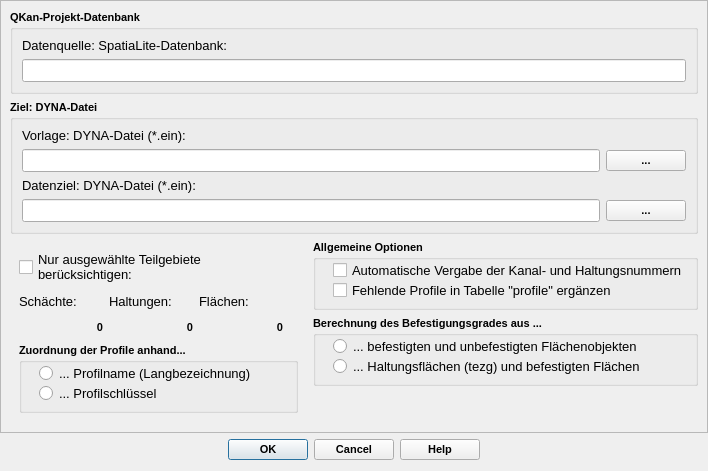
<?xml version="1.0" encoding="UTF-8"?>
<ui version="4.0">
 <class>ExportToKPDialogBase</class>
 <widget class="QDialog" name="ExportToKPDialogBase">
  <property name="geometry">
   <rect>
    <x>0</x>
    <y>0</y>
    <width>708</width>
    <height>471</height>
   </rect>
  </property>
  <property name="minimumSize">
   <size>
    <width>280</width>
    <height>150</height>
   </size>
  </property>
  <property name="font">
   <font>
    <family>Tahoma</family>
   </font>
  </property>
  <property name="windowTitle">
   <string>Export in eine DYNA-Datei</string>
  </property>
  <property name="toolTip">
   <string>Export der aktuell geladenen Kanaldaten in eine DYNA-Datei</string>
  </property>
  <layout class="QVBoxLayout" name="verticalLayout_5">
   <property name="leftMargin">
    <number>0</number>
   </property>
   <property name="topMargin">
    <number>0</number>
   </property>
   <property name="rightMargin">
    <number>0</number>
   </property>
   <item>
    <widget class="QScrollArea" name="scrollArea">
     <property name="widgetResizable">
      <bool>true</bool>
     </property>
     <widget class="QWidget" name="scrollAreaWidgetContents">
      <property name="geometry">
       <rect>
        <x>0</x>
        <y>0</y>
        <width>703</width>
        <height>434</height>
       </rect>
      </property>
      <layout class="QVBoxLayout" name="verticalLayout_6">
       <item>
        <widget class="QGroupBox" name="groupBox">
         <property name="font">
          <font>
           <family>Tahoma</family>
           <pointsize>8</pointsize>
           <weight>75</weight>
           <bold>true</bold>
          </font>
         </property>
         <property name="toolTip">
          <string comment="Pfad der Zieldatenbank"/>
         </property>
         <property name="title">
          <string>QKan-Projekt-Datenbank</string>
         </property>
         <property name="flat">
          <bool>false</bool>
         </property>
         <property name="checkable">
          <bool>false</bool>
         </property>
         <layout class="QVBoxLayout" name="verticalLayout_3">
          <item>
           <widget class="QLabel" name="label_4">
            <property name="font">
             <font>
              <family>Tahoma</family>
              <pointsize>10</pointsize>
              <weight>50</weight>
              <bold>false</bold>
             </font>
            </property>
            <property name="text">
             <string>Datenquelle: SpatiaLite-Datenbank:</string>
            </property>
            <property name="alignment">
             <set>Qt::AlignLeading|Qt::AlignLeft|Qt::AlignVCenter</set>
            </property>
           </widget>
          </item>
          <item>
           <widget class="QLineEdit" name="tf_qkanDB">
            <property name="enabled">
             <bool>true</bool>
            </property>
            <property name="font">
             <font>
              <family>Tahoma</family>
              <pointsize>10</pointsize>
              <weight>50</weight>
              <bold>false</bold>
             </font>
            </property>
            <property name="toolTip">
             <string>&lt;html&gt;&lt;head/&gt;&lt;body&gt;&lt;p&gt;Quelldatenbank mit Kanaldaten. Hier wird automatisch das aktuelle geladene Projekt eingetragen. Zum Ändern neue SpatiaLite-Datenbank auswählen...&lt;/p&gt;&lt;/body&gt;&lt;/html&gt;</string>
            </property>
            <property name="statusTip">
             <string>Quelldatenbank mit Kanaldaten. Hier wird automatisch das aktuelle geladene Projekt eingetragen. Zum Ändern neue SpatiaLite-Datenbank auswählen...</string>
            </property>
            <property name="alignment">
             <set>Qt::AlignRight|Qt::AlignTrailing|Qt::AlignVCenter</set>
            </property>
            <property name="readOnly">
             <bool>true</bool>
            </property>
           </widget>
          </item>
         </layout>
        </widget>
       </item>
       <item>
        <widget class="QGroupBox" name="groupBox_3">
         <property name="font">
          <font>
           <family>Tahoma</family>
           <pointsize>8</pointsize>
           <weight>75</weight>
           <bold>true</bold>
          </font>
         </property>
         <property name="toolTip">
          <string comment="Pfad der Zieldatenbank"/>
         </property>
         <property name="title">
          <string>Ziel: DYNA-Datei</string>
         </property>
         <property name="flat">
          <bool>false</bool>
         </property>
         <property name="checkable">
          <bool>false</bool>
         </property>
         <layout class="QVBoxLayout" name="verticalLayout_4">
          <item>
           <widget class="QLabel" name="label_5">
            <property name="font">
             <font>
              <family>Tahoma</family>
              <pointsize>10</pointsize>
              <weight>50</weight>
              <bold>false</bold>
             </font>
            </property>
            <property name="text">
             <string>Vorlage: DYNA-Datei (*.ein):</string>
            </property>
            <property name="alignment">
             <set>Qt::AlignLeading|Qt::AlignLeft|Qt::AlignVCenter</set>
            </property>
           </widget>
          </item>
          <item>
           <layout class="QHBoxLayout" name="horizontalLayout_3">
            <item>
             <widget class="QLineEdit" name="tf_KP_template">
              <property name="font">
               <font>
                <family>Tahoma</family>
                <pointsize>10</pointsize>
                <weight>50</weight>
                <bold>false</bold>
               </font>
              </property>
              <property name="toolTip">
               <string>&lt;html&gt;&lt;head/&gt;&lt;body&gt;&lt;p&gt;Vorlagedatei für DYNA-Export, kann schon Daten enthalten&lt;/p&gt;&lt;/body&gt;&lt;/html&gt;</string>
              </property>
              <property name="statusTip">
               <string>Vorlagedatei für DYNA-Export, kann schon Daten enthalten</string>
              </property>
              <property name="alignment">
               <set>Qt::AlignRight|Qt::AlignTrailing|Qt::AlignVCenter</set>
              </property>
             </widget>
            </item>
            <item>
             <widget class="QPushButton" name="pb_select_KP_template">
              <property name="toolTip">
               <string>&lt;html&gt;&lt;head/&gt;&lt;body&gt;&lt;p&gt;DYNA-Datei mit vorbereiteten Daten als Vorlage auswählen ...&lt;/p&gt;&lt;/body&gt;&lt;/html&gt;</string>
              </property>
              <property name="statusTip">
               <string>DYNA-Datei mit vorbereiteten Daten als Vorlage auswählen ...</string>
              </property>
              <property name="text">
               <string>...</string>
              </property>
             </widget>
            </item>
           </layout>
          </item>
          <item>
           <widget class="QLabel" name="label_2">
            <property name="font">
             <font>
              <family>Tahoma</family>
              <pointsize>10</pointsize>
              <weight>50</weight>
              <bold>false</bold>
             </font>
            </property>
            <property name="text">
             <string>Datenziel: DYNA-Datei (*.ein):</string>
            </property>
            <property name="alignment">
             <set>Qt::AlignLeading|Qt::AlignLeft|Qt::AlignVCenter</set>
            </property>
           </widget>
          </item>
          <item>
           <layout class="QHBoxLayout" name="horizontalLayout_4">
            <item>
             <widget class="QLineEdit" name="tf_KP_dest">
              <property name="font">
               <font>
                <family>Tahoma</family>
                <pointsize>10</pointsize>
                <weight>50</weight>
                <bold>false</bold>
               </font>
              </property>
              <property name="toolTip">
               <string>&lt;html&gt;&lt;head/&gt;&lt;body&gt;&lt;p&gt;Zieldatei mit Kanaldaten für DYNA&lt;/p&gt;&lt;/body&gt;&lt;/html&gt;</string>
              </property>
              <property name="statusTip">
               <string>Zieldatei mit Kanaldaten für DYNA</string>
              </property>
              <property name="alignment">
               <set>Qt::AlignRight|Qt::AlignTrailing|Qt::AlignVCenter</set>
              </property>
             </widget>
            </item>
            <item>
             <widget class="QPushButton" name="pb_select_KP_dest">
              <property name="toolTip">
               <string>&lt;html&gt;&lt;head/&gt;&lt;body&gt;&lt;p&gt;DYNA-Zieldatei angeben ...&lt;/p&gt;&lt;/body&gt;&lt;/html&gt;</string>
              </property>
              <property name="statusTip">
               <string>DYNA-Zieldatei angeben ...</string>
              </property>
              <property name="text">
               <string>...</string>
              </property>
             </widget>
            </item>
           </layout>
          </item>
         </layout>
        </widget>
       </item>
       <item>
        <layout class="QHBoxLayout" name="horizontalLayout_5">
         <item>
          <layout class="QVBoxLayout" name="verticalLayout">
           <property name="leftMargin">
            <number>9</number>
           </property>
           <property name="topMargin">
            <number>9</number>
           </property>
           <property name="rightMargin">
            <number>9</number>
           </property>
           <property name="bottomMargin">
            <number>9</number>
           </property>
           <item>
            <widget class="QCheckBox" name="cb_selectedTgbs">
             <property name="font">
              <font>
               <family>Tahoma</family>
               <pointsize>10</pointsize>
               <weight>50</weight>
               <bold>false</bold>
              </font>
             </property>
             <property name="text">
              <string>Nur ausgewählte Teilgebiete
berücksichtigen:</string>
             </property>
            </widget>
           </item>
           <item>
            <layout class="QHBoxLayout" name="horizontalLayout_2">
             <item>
              <widget class="QLabel" name="label_32">
               <property name="minimumSize">
                <size>
                 <width>84</width>
                 <height>0</height>
                </size>
               </property>
               <property name="font">
                <font>
                 <family>Tahoma</family>
                 <pointsize>10</pointsize>
                 <weight>50</weight>
                 <bold>false</bold>
                </font>
               </property>
               <property name="text">
                <string>Schächte:</string>
               </property>
              </widget>
             </item>
             <item>
              <widget class="QLabel" name="label_11">
               <property name="minimumSize">
                <size>
                 <width>84</width>
                 <height>0</height>
                </size>
               </property>
               <property name="font">
                <font>
                 <family>Tahoma</family>
                 <pointsize>10</pointsize>
                 <weight>50</weight>
                 <bold>false</bold>
                </font>
               </property>
               <property name="text">
                <string>Haltungen:</string>
               </property>
              </widget>
             </item>
             <item>
              <widget class="QLabel" name="label_10">
               <property name="minimumSize">
                <size>
                 <width>84</width>
                 <height>0</height>
                </size>
               </property>
               <property name="font">
                <font>
                 <family>Tahoma</family>
                 <pointsize>10</pointsize>
                 <weight>50</weight>
                 <bold>false</bold>
                </font>
               </property>
               <property name="text">
                <string>Flächen:</string>
               </property>
              </widget>
             </item>
             <item>
              <spacer name="horizontalSpacer">
               <property name="orientation">
                <enum>Qt::Horizontal</enum>
               </property>
               <property name="sizeHint" stdset="0">
                <size>
                 <width>40</width>
                 <height>20</height>
                </size>
               </property>
              </spacer>
             </item>
            </layout>
           </item>
           <item>
            <layout class="QHBoxLayout" name="horizontalLayout">
             <item>
              <widget class="QLabel" name="lf_anzahl_schaechte">
               <property name="minimumSize">
                <size>
                 <width>84</width>
                 <height>0</height>
                </size>
               </property>
               <property name="font">
                <font>
                 <family>Tahoma</family>
                 <pointsize>8</pointsize>
                 <weight>75</weight>
                 <bold>true</bold>
                </font>
               </property>
               <property name="frameShape">
                <enum>QFrame::NoFrame</enum>
               </property>
               <property name="text">
                <string>0</string>
               </property>
               <property name="alignment">
                <set>Qt::AlignRight|Qt::AlignTrailing|Qt::AlignVCenter</set>
               </property>
              </widget>
             </item>
             <item>
              <widget class="QLabel" name="lf_anzahl_haltungen">
               <property name="minimumSize">
                <size>
                 <width>84</width>
                 <height>0</height>
                </size>
               </property>
               <property name="font">
                <font>
                 <family>Tahoma</family>
                 <pointsize>8</pointsize>
                 <weight>75</weight>
                 <bold>true</bold>
                </font>
               </property>
               <property name="frameShape">
                <enum>QFrame::NoFrame</enum>
               </property>
               <property name="text">
                <string>0</string>
               </property>
               <property name="alignment">
                <set>Qt::AlignRight|Qt::AlignTrailing|Qt::AlignVCenter</set>
               </property>
              </widget>
             </item>
             <item>
              <widget class="QLabel" name="lf_anzahl_flaechen">
               <property name="minimumSize">
                <size>
                 <width>84</width>
                 <height>0</height>
                </size>
               </property>
               <property name="font">
                <font>
                 <family>Tahoma</family>
                 <pointsize>8</pointsize>
                 <weight>75</weight>
                 <bold>true</bold>
                </font>
               </property>
               <property name="frameShape">
                <enum>QFrame::NoFrame</enum>
               </property>
               <property name="text">
                <string>0</string>
               </property>
               <property name="alignment">
                <set>Qt::AlignRight|Qt::AlignTrailing|Qt::AlignVCenter</set>
               </property>
              </widget>
             </item>
             <item>
              <spacer name="horizontalSpacer_2">
               <property name="orientation">
                <enum>Qt::Horizontal</enum>
               </property>
               <property name="sizeHint" stdset="0">
                <size>
                 <width>40</width>
                 <height>20</height>
                </size>
               </property>
              </spacer>
             </item>
            </layout>
           </item>
           <item>
            <widget class="QGroupBox" name="groupBox_6">
             <property name="minimumSize">
              <size>
               <width>0</width>
               <height>70</height>
              </size>
             </property>
             <property name="maximumSize">
              <size>
               <width>16777215</width>
               <height>70</height>
              </size>
             </property>
             <property name="font">
              <font>
               <family>Tahoma</family>
               <pointsize>8</pointsize>
               <weight>75</weight>
               <bold>true</bold>
              </font>
             </property>
             <property name="title">
              <string>Zuordnung der Profile anhand...</string>
             </property>
             <widget class="QRadioButton" name="rb_profnam">
              <property name="geometry">
               <rect>
                <x>20</x>
                <y>20</y>
                <width>281</width>
                <height>21</height>
               </rect>
              </property>
              <property name="font">
               <font>
                <family>Tahoma</family>
                <pointsize>10</pointsize>
                <weight>50</weight>
                <bold>false</bold>
               </font>
              </property>
              <property name="toolTip">
               <string>&lt;html&gt;&lt;head/&gt;&lt;body&gt;&lt;p&gt;Das Querprofil aus der QKan-Tabelle &amp;quot;haltungen&amp;quot; wird anhand des Profilnamens zu den in der DYNA-Vorlagedatei definierten Profilen zugeordnet&lt;/p&gt;&lt;/body&gt;&lt;/html&gt;</string>
              </property>
              <property name="statusTip">
               <string>Das Querprofil aus der QKan-Tabelle &quot;haltungen&quot; wird anhand des Profilnamens zu den in der DYNA-Vorlagedatei definierten Profilen zugeordnet</string>
              </property>
              <property name="text">
               <string>... Profilname (Langbezeichnung)</string>
              </property>
             </widget>
             <widget class="QRadioButton" name="rb_profkey">
              <property name="geometry">
               <rect>
                <x>20</x>
                <y>40</y>
                <width>281</width>
                <height>21</height>
               </rect>
              </property>
              <property name="font">
               <font>
                <family>Tahoma</family>
                <pointsize>10</pointsize>
                <weight>50</weight>
                <bold>false</bold>
               </font>
              </property>
              <property name="toolTip">
               <string>&lt;html&gt;&lt;head/&gt;&lt;body&gt;&lt;p&gt;Das Querprofil aus der QKan-Tabelle &amp;quot;haltungen&amp;quot; wird anhand der Profilnummer zu den in der DYNA-Vorlagedatei definierten Profilen zugeordnet&lt;/p&gt;&lt;/body&gt;&lt;/html&gt;</string>
              </property>
              <property name="statusTip">
               <string>Das Querprofil aus der QKan-Tabelle &quot;haltungen&quot; wird anhand der Profilnummer zu den in der DYNA-Vorlagedatei definierten Profilen zugeordnet</string>
              </property>
              <property name="text">
               <string>... Profilschlüssel</string>
              </property>
             </widget>
            </widget>
           </item>
           <item>
            <spacer name="verticalSpacer">
             <property name="orientation">
              <enum>Qt::Vertical</enum>
             </property>
             <property name="sizeHint" stdset="0">
              <size>
               <width>20</width>
               <height>40</height>
              </size>
             </property>
            </spacer>
           </item>
          </layout>
         </item>
         <item>
          <layout class="QVBoxLayout" name="verticalLayout_2">
           <item>
            <widget class="QGroupBox" name="groupBox_5">
             <property name="minimumSize">
              <size>
               <width>385</width>
               <height>70</height>
              </size>
             </property>
             <property name="maximumSize">
              <size>
               <width>16777215</width>
               <height>70</height>
              </size>
             </property>
             <property name="font">
              <font>
               <family>Tahoma</family>
               <pointsize>8</pointsize>
               <weight>75</weight>
               <bold>true</bold>
              </font>
             </property>
             <property name="title">
              <string>Allgemeine Optionen</string>
             </property>
             <widget class="QCheckBox" name="cb_profile_ergaenzen">
              <property name="geometry">
               <rect>
                <x>20</x>
                <y>40</y>
                <width>291</width>
                <height>21</height>
               </rect>
              </property>
              <property name="font">
               <font>
                <family>Tahoma</family>
                <pointsize>10</pointsize>
                <weight>50</weight>
                <bold>false</bold>
               </font>
              </property>
              <property name="toolTip">
               <string>&lt;html&gt;&lt;head/&gt;&lt;body&gt;&lt;p&gt;1. Falls in den Tabellen &amp;quot;flaechen&amp;quot; und &amp;quot;einleitsw&amp;quot; leere oder doppelte Namen (flnam bzw. elnam) vorkommen, werden diese mit &amp;quot;f_nnnn&amp;quot; bzw. &amp;quot;e_nnnn&amp;quot; überschrieben. &lt;/p&gt;&lt;/body&gt;&lt;/html&gt;</string>
              </property>
              <property name="statusTip">
               <string>Automatische Korrektur von Namensfehlern in den Tabellen &quot;flaechen&quot; und &quot;einleitsw&quot;</string>
              </property>
              <property name="text">
               <string>Fehlende Profile in Tabelle &quot;profile&quot; ergänzen</string>
              </property>
             </widget>
             <widget class="QCheckBox" name="cb_autonummerierung_dyna">
              <property name="geometry">
               <rect>
                <x>20</x>
                <y>20</y>
                <width>351</width>
                <height>21</height>
               </rect>
              </property>
              <property name="font">
               <font>
                <family>Tahoma</family>
                <pointsize>10</pointsize>
                <weight>50</weight>
                <bold>false</bold>
               </font>
              </property>
              <property name="toolTip">
               <string>&lt;html&gt;&lt;head/&gt;&lt;body&gt;&lt;p&gt;Automatische Festlegung der DYNA-spezifischen Kanal- und Haltungsnummern. Bereits vorhandene Nummern werden überschrieben. Diese Option verändert nicht die Haltungsnamen. &lt;/p&gt;&lt;p&gt;Ist die Option nicht aktiviert, wird versucht, Kanal- und Haltungsnummer aus dem Haltungsnamen zu ermitteln (KN(8) - HN(3)).&lt;/p&gt;&lt;/body&gt;&lt;/html&gt;</string>
              </property>
              <property name="statusTip">
               <string>Automatische Festlegung der DYNA-spezifischen Kanal- und Haltungsnummern. Bereits vorhandene Nummern werden überschrieben. Diese Option verändert nicht die Haltungsnamen.</string>
              </property>
              <property name="text">
               <string>Automatische Vergabe der Kanal- und Haltungsnummern</string>
              </property>
             </widget>
            </widget>
           </item>
           <item>
            <widget class="QGroupBox" name="groupBox_7">
             <property name="minimumSize">
              <size>
               <width>0</width>
               <height>70</height>
              </size>
             </property>
             <property name="font">
              <font>
               <family>Tahoma</family>
               <pointsize>8</pointsize>
               <weight>75</weight>
               <bold>true</bold>
              </font>
             </property>
             <property name="title">
              <string>Berechnung des Befestigungsgrades aus ...</string>
             </property>
             <widget class="QRadioButton" name="rb_tezg">
              <property name="geometry">
               <rect>
                <x>20</x>
                <y>40</y>
                <width>321</width>
                <height>21</height>
               </rect>
              </property>
              <property name="font">
               <font>
                <family>Tahoma</family>
                <pointsize>10</pointsize>
                <weight>50</weight>
                <bold>false</bold>
               </font>
              </property>
              <property name="toolTip">
               <string>&lt;html&gt;&lt;head/&gt;&lt;body&gt;&lt;p&gt;Befestigungsgrad ist Quotient aus Summe der befestigten Flächen und der Haltungsfläche (tezg)&lt;/p&gt;&lt;/body&gt;&lt;/html&gt;</string>
              </property>
              <property name="statusTip">
               <string>Befestigungsgrad ist Quotient aus Summe der befestigten Flächen und der Haltungsfläche (tezg)</string>
              </property>
              <property name="text">
               <string>... Haltungsflächen (tezg) und befestigten Flächen</string>
              </property>
             </widget>
             <widget class="QRadioButton" name="rb_flaechen">
              <property name="geometry">
               <rect>
                <x>20</x>
                <y>20</y>
                <width>321</width>
                <height>21</height>
               </rect>
              </property>
              <property name="font">
               <font>
                <family>Tahoma</family>
                <pointsize>10</pointsize>
                <weight>50</weight>
                <bold>false</bold>
               </font>
              </property>
              <property name="toolTip">
               <string>&lt;html&gt;&lt;head/&gt;&lt;body&gt;&lt;p&gt;Befestigungsgrade werden aus den Quotienten der Summen der befestigten und der Summen der unbefestigten Flächen ermittelt. Es werden also nur die Daten aus Tabelle &amp;quot;flaechen&amp;quot; verwendet. &lt;/p&gt;&lt;/body&gt;&lt;/html&gt;</string>
              </property>
              <property name="statusTip">
               <string>Befestigungsgrad aus befestigten und unbefestigten Flächen ermitteln</string>
              </property>
              <property name="text">
               <string>... befestigten und unbefestigten Flächenobjekten</string>
              </property>
             </widget>
             <widget class="QCheckBox" name="cb_regardTezg">
              <property name="geometry">
               <rect>
                <x>20</x>
                <y>70</y>
                <width>281</width>
                <height>30</height>
               </rect>
              </property>
              <property name="font">
               <font>
                <family>Tahoma</family>
                <pointsize>10</pointsize>
                <weight>50</weight>
                <bold>false</bold>
               </font>
              </property>
              <property name="toolTip">
               <string>&lt;html&gt;&lt;head/&gt;&lt;body&gt;&lt;p&gt;Flächenbilanzierung erfolgt nach Verschneidung der Flächen mit den Haltungsflächen (tezg).&lt;/p&gt;&lt;/body&gt;&lt;/html&gt;</string>
              </property>
              <property name="statusTip">
               <string>Flächenbilanzierung erfolgt nach Verschneidung der Flächen mit den Haltungsflächen (tezg).</string>
              </property>
              <property name="layoutDirection">
               <enum>Qt::LeftToRight</enum>
              </property>
              <property name="text">
               <string>Mit Haltungsflächen verschneiden</string>
              </property>
             </widget>
            </widget>
           </item>
           <item>
            <spacer name="verticalSpacer_2">
             <property name="orientation">
              <enum>Qt::Vertical</enum>
             </property>
             <property name="sizeHint" stdset="0">
              <size>
               <width>20</width>
               <height>40</height>
              </size>
             </property>
            </spacer>
           </item>
          </layout>
         </item>
        </layout>
       </item>
      </layout>
     </widget>
    </widget>
   </item>
   <item>
    <widget class="QDialogButtonBox" name="button_box">
     <property name="font">
      <font>
       <family>Tahoma</family>
       <pointsize>8</pointsize>
       <weight>75</weight>
       <bold>true</bold>
      </font>
     </property>
     <property name="toolTip">
      <string>&lt;html&gt;&lt;head/&gt;&lt;body&gt;&lt;p&gt;Datenexport starten ...&lt;/p&gt;&lt;/body&gt;&lt;/html&gt;</string>
     </property>
     <property name="orientation">
      <enum>Qt::Horizontal</enum>
     </property>
     <property name="standardButtons">
      <set>QDialogButtonBox::Cancel|QDialogButtonBox::Help|QDialogButtonBox::Ok</set>
     </property>
     <property name="centerButtons">
      <bool>true</bool>
     </property>
    </widget>
   </item>
  </layout>
 </widget>
 <resources/>
 <connections>
  <connection>
   <sender>button_box</sender>
   <signal>accepted()</signal>
   <receiver>ExportToKPDialogBase</receiver>
   <slot>accept()</slot>
   <hints>
    <hint type="sourcelabel">
     <x>20</x>
     <y>20</y>
    </hint>
    <hint type="destinationlabel">
     <x>20</x>
     <y>20</y>
    </hint>
   </hints>
  </connection>
  <connection>
   <sender>button_box</sender>
   <signal>rejected()</signal>
   <receiver>ExportToKPDialogBase</receiver>
   <slot>reject()</slot>
   <hints>
    <hint type="sourcelabel">
     <x>20</x>
     <y>20</y>
    </hint>
    <hint type="destinationlabel">
     <x>20</x>
     <y>20</y>
    </hint>
   </hints>
  </connection>
 </connections>
</ui>
